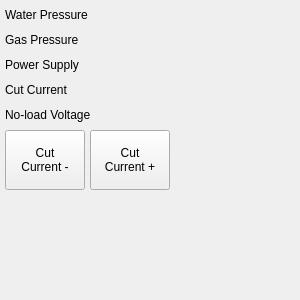
<?xml version="1.0" encoding="UTF-8"?>
<ui version="4.0">
 <class>MuskPPSMonitorWidget</class>
 <widget class="QWidget" name="MuskPPSMonitorWidget">
  <property name="geometry">
   <rect>
    <x>0</x>
    <y>0</y>
    <width>300</width>
    <height>300</height>
   </rect>
  </property>
  <property name="windowTitle">
   <string/>
  </property>
  <layout class="QHBoxLayout" name="horizontalLayout">
   <property name="spacing">
    <number>5</number>
   </property>
   <property name="leftMargin">
    <number>5</number>
   </property>
   <property name="topMargin">
    <number>5</number>
   </property>
   <property name="rightMargin">
    <number>5</number>
   </property>
   <property name="bottomMargin">
    <number>5</number>
   </property>
   <item>
    <layout class="QVBoxLayout" name="verticalLayout">
     <property name="spacing">
      <number>5</number>
     </property>
     <item>
      <layout class="QGridLayout" name="monitor_layout_">
       <property name="spacing">
        <number>5</number>
       </property>
       <item row="2" column="1">
        <widget class="QLabel" name="water_pressure_">
         <property name="minimumSize">
          <size>
           <width>16</width>
           <height>16</height>
          </size>
         </property>
         <property name="maximumSize">
          <size>
           <width>16</width>
           <height>16</height>
          </size>
         </property>
         <property name="text">
          <string/>
         </property>
         <property name="pixmap">
          <pixmap resource="../../../OCutter.qrc">:/cutter/widget/resource/closed.png</pixmap>
         </property>
         <property name="scaledContents">
          <bool>true</bool>
         </property>
        </widget>
       </item>
       <item row="2" column="0">
        <widget class="QLabel" name="water_pressure__label_">
         <property name="sizePolicy">
          <sizepolicy hsizetype="Expanding" vsizetype="Expanding">
           <horstretch>0</horstretch>
           <verstretch>0</verstretch>
          </sizepolicy>
         </property>
         <property name="minimumSize">
          <size>
           <width>90</width>
           <height>20</height>
          </size>
         </property>
         <property name="text">
          <string>Water Pressure</string>
         </property>
        </widget>
       </item>
       <item row="4" column="1">
        <widget class="QLabel" name="power_supply_">
         <property name="minimumSize">
          <size>
           <width>16</width>
           <height>16</height>
          </size>
         </property>
         <property name="maximumSize">
          <size>
           <width>16</width>
           <height>16</height>
          </size>
         </property>
         <property name="text">
          <string/>
         </property>
         <property name="pixmap">
          <pixmap resource="../../../OCutter.qrc">:/cutter/widget/resource/closed.png</pixmap>
         </property>
         <property name="scaledContents">
          <bool>true</bool>
         </property>
        </widget>
       </item>
       <item row="3" column="0">
        <widget class="QLabel" name="gas_pressure_label_">
         <property name="sizePolicy">
          <sizepolicy hsizetype="Expanding" vsizetype="Expanding">
           <horstretch>0</horstretch>
           <verstretch>0</verstretch>
          </sizepolicy>
         </property>
         <property name="minimumSize">
          <size>
           <width>90</width>
           <height>20</height>
          </size>
         </property>
         <property name="text">
          <string>Gas Pressure</string>
         </property>
        </widget>
       </item>
       <item row="5" column="0">
        <widget class="QLabel" name="cut_current_label_">
         <property name="sizePolicy">
          <sizepolicy hsizetype="Expanding" vsizetype="Expanding">
           <horstretch>0</horstretch>
           <verstretch>0</verstretch>
          </sizepolicy>
         </property>
         <property name="minimumSize">
          <size>
           <width>90</width>
           <height>20</height>
          </size>
         </property>
         <property name="text">
          <string>Cut Current</string>
         </property>
        </widget>
       </item>
       <item row="3" column="1">
        <widget class="QLabel" name="gas_pressure_">
         <property name="minimumSize">
          <size>
           <width>16</width>
           <height>16</height>
          </size>
         </property>
         <property name="maximumSize">
          <size>
           <width>16</width>
           <height>16</height>
          </size>
         </property>
         <property name="text">
          <string/>
         </property>
         <property name="pixmap">
          <pixmap resource="../../../OCutter.qrc">:/cutter/widget/resource/closed.png</pixmap>
         </property>
         <property name="scaledContents">
          <bool>true</bool>
         </property>
        </widget>
       </item>
       <item row="5" column="1">
        <widget class="QLabel" name="cut_current_">
         <property name="sizePolicy">
          <sizepolicy hsizetype="Expanding" vsizetype="Expanding">
           <horstretch>0</horstretch>
           <verstretch>0</verstretch>
          </sizepolicy>
         </property>
         <property name="minimumSize">
          <size>
           <width>45</width>
           <height>20</height>
          </size>
         </property>
         <property name="text">
          <string/>
         </property>
        </widget>
       </item>
       <item row="4" column="0">
        <widget class="QLabel" name="power_supply_label_">
         <property name="sizePolicy">
          <sizepolicy hsizetype="Expanding" vsizetype="Expanding">
           <horstretch>0</horstretch>
           <verstretch>0</verstretch>
          </sizepolicy>
         </property>
         <property name="minimumSize">
          <size>
           <width>90</width>
           <height>20</height>
          </size>
         </property>
         <property name="text">
          <string>Power Supply</string>
         </property>
        </widget>
       </item>
       <item row="6" column="0">
        <widget class="QLabel" name="noload_voltage_label_">
         <property name="sizePolicy">
          <sizepolicy hsizetype="Expanding" vsizetype="Expanding">
           <horstretch>0</horstretch>
           <verstretch>0</verstretch>
          </sizepolicy>
         </property>
         <property name="minimumSize">
          <size>
           <width>90</width>
           <height>20</height>
          </size>
         </property>
         <property name="text">
          <string>No-load Voltage</string>
         </property>
        </widget>
       </item>
       <item row="6" column="1">
        <widget class="QLabel" name="noload_voltage_">
         <property name="sizePolicy">
          <sizepolicy hsizetype="Expanding" vsizetype="Expanding">
           <horstretch>0</horstretch>
           <verstretch>0</verstretch>
          </sizepolicy>
         </property>
         <property name="minimumSize">
          <size>
           <width>45</width>
           <height>20</height>
          </size>
         </property>
         <property name="text">
          <string/>
         </property>
        </widget>
       </item>
      </layout>
     </item>
     <item>
      <layout class="QGridLayout" name="btn_layout_">
       <property name="spacing">
        <number>5</number>
       </property>
       <item row="0" column="1">
        <widget class="QPushButton" name="cut_current_p_">
         <property name="sizePolicy">
          <sizepolicy hsizetype="Minimum" vsizetype="Fixed">
           <horstretch>0</horstretch>
           <verstretch>0</verstretch>
          </sizepolicy>
         </property>
         <property name="minimumSize">
          <size>
           <width>60</width>
           <height>60</height>
          </size>
         </property>
         <property name="text">
          <string>Cut
Current +</string>
         </property>
        </widget>
       </item>
       <item row="0" column="0">
        <widget class="QPushButton" name="cut_current_n_">
         <property name="sizePolicy">
          <sizepolicy hsizetype="Minimum" vsizetype="Fixed">
           <horstretch>0</horstretch>
           <verstretch>0</verstretch>
          </sizepolicy>
         </property>
         <property name="minimumSize">
          <size>
           <width>60</width>
           <height>60</height>
          </size>
         </property>
         <property name="text">
          <string>Cut
Current -</string>
         </property>
        </widget>
       </item>
       <item row="0" column="2">
        <spacer name="horizontalSpacer">
         <property name="orientation">
          <enum>Qt::Horizontal</enum>
         </property>
         <property name="sizeHint" stdset="0">
          <size>
           <width>40</width>
           <height>20</height>
          </size>
         </property>
        </spacer>
       </item>
      </layout>
     </item>
     <item>
      <spacer name="verticalSpacer">
       <property name="orientation">
        <enum>Qt::Vertical</enum>
       </property>
       <property name="sizeHint" stdset="0">
        <size>
         <width>20</width>
         <height>40</height>
        </size>
       </property>
      </spacer>
     </item>
    </layout>
   </item>
   <item>
    <spacer name="horizontalSpacer_2">
     <property name="orientation">
      <enum>Qt::Horizontal</enum>
     </property>
     <property name="sizeHint" stdset="0">
      <size>
       <width>66</width>
       <height>20</height>
      </size>
     </property>
    </spacer>
   </item>
  </layout>
 </widget>
 <resources>
  <include location="../../../OCutter.qrc"/>
 </resources>
 <connections/>
</ui>
